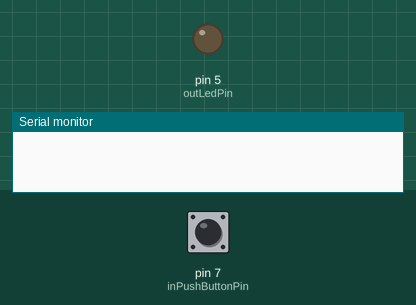
Bench run of a sketch on a simulated Arduino Uno, built with avr-gcc and run on an emulated ATmega328P. Parts: output pins drawn as LEDs (lit = HIGH), the last lines printed to the serial monitor. Dashed ring = blinking. The inputs (shaded band) are chosen by the test bench; at power-on: pin 7 (inPushButtonPin) HIGH.

Above: at 1.2 s.
1.3 s: pin 7 (inPushButtonPin) pulled LOW for 0.15 s
At 1.55 s:
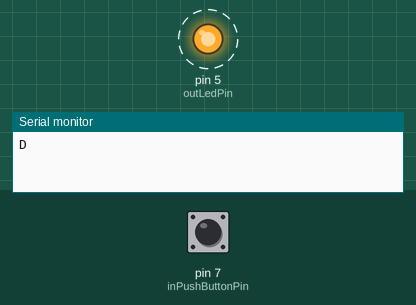
4.3 s: pin 7 (inPushButtonPin) pulled LOW for 1 s
6.8 s: pin 7 (inPushButtonPin) pulled LOW for 3.2 s
At 7.05 s:
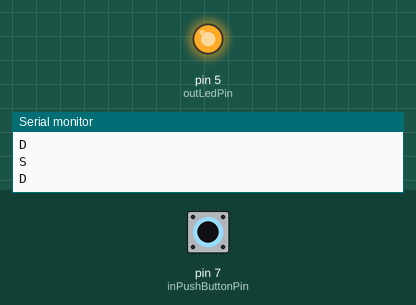
Timing chart, 0 to 11.3 s (numbered marks = the images above; inputs shaded):
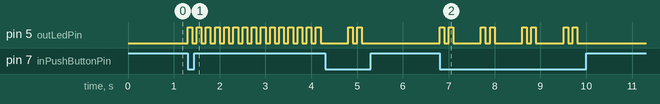

Measured:
- after the input at 1.3 s, pin 5 (outLedPin): alternates HIGH for 0.10 s and LOW for 0.10 s, starting at once
- after the input at 6.8 s, pin 5 (outLedPin): LOW → HIGH at once, then repeats every 0.90 s: LOW 0.10 s, HIGH 0.10 s, LOW 0.60 s, HIGH 0.10 s, until it stays LOW from 9.8 s

The sketch:

podio_control.pde
```cpp
int outLedPin = 5;
int inPushButtonPin = 7;
int incomingByte;

int currentPushButtonValue;

int podioState = LOW;
int podioDownloadingState = LOW;

long lastButtonPressTime = 0;
long debounce = 300;   // the debounce time, increase if the output flickers

void setup()
{
  pinMode(outLedPin, OUTPUT);
  pinMode(inPushButtonPin, INPUT);
  Serial.begin(9600);

  digitalWrite(outLedPin, podioState);
}

void loop()
{
 currentPushButtonValue = digitalRead(inPushButtonPin);

  boolean pushButtonWasPressed = currentPushButtonValue == LOW && millis() - lastButtonPressTime > debounce;
  if (pushButtonWasPressed)
  {
    if (podioState == LOW)
    {
      podioState = HIGH;
      startInitialDownload();
    }
    else
    {
      stopRadioFromPlaying();
      podioState = LOW;
      stopAnyOngoingDownloads();
    }

    lastButtonPressTime = millis();
  }

  detectAnyCompletedDownloads();

  boolean isDownloading = (podioState == HIGH && podioDownloadingState == HIGH);
  indicateDownloadingState(isDownloading);

  boolean isDownloadingComplete = (podioState == HIGH && podioDownloadingState == LOW);
  indicateDownloadingCompleteState(isDownloadingComplete);

  boolean isOff = (podioState == LOW);
  indicateOffState(isOff);
}

void startInitialDownload()
{
  podioDownloadingState = HIGH;
  Serial.println("D");
}

void stopRadioFromPlaying()
{
  Serial.println("S");
  delay(200);
}

void stopAnyOngoingDownloads()
{
  podioDownloadingState = LOW;
}

void detectAnyCompletedDownloads()
{
  if (podioDownloadingState == HIGH)
  {
    if (Serial.available() > 0)
    {
      incomingByte = Serial.read();
      if (incomingByte == 'C') podioDownloadingState = LOW;
    }
  }
}

void indicateDownloadingState(boolean isDownloading)
{
  if (isDownloading) blink();
}

void indicateDownloadingCompleteState(boolean isDownloadingComplete)
{
  if(isDownloadingComplete) digitalWrite(outLedPin, HIGH);
}

void indicateOffState(boolean isOff)
{
  if(isOff) digitalWrite(outLedPin, LOW);
}

void blink()
{
  digitalWrite(outLedPin, HIGH);
  delay(100);
  digitalWrite(outLedPin, LOW);
  delay(100);
}
```

podio_control.cpp
```cpp
#include "WProgram.h"
void setup();
void loop();
void startInitialDownload();
void stopRadioFromPlaying();
void stopAnyOngoingDownloads();
void detectAnyCompletedDownloads();
void indicateDownloadingState(boolean isDownloading);
void indicateDownloadingCompleteState(boolean isDownloadingComplete);
void indicateOffState(boolean isOff);
void blink();
int outLedPin = 5;
int inPushButtonPin = 7;
int incomingByte;

int currentPushButtonValue;

int podioState = LOW;
int podioDownloadingState = LOW;

long lastButtonPressTime = 0;
long debounce = 300;   // the debounce time, increase if the output flickers

void setup()
{
  pinMode(outLedPin, OUTPUT);
  pinMode(inPushButtonPin, INPUT);
  Serial.begin(9600);

  digitalWrite(outLedPin, podioState);
}

void loop()
{
 currentPushButtonValue = digitalRead(inPushButtonPin);

  boolean pushButtonWasPressed = currentPushButtonValue == LOW && millis() - lastButtonPressTime > debounce;
  if (pushButtonWasPressed)
  {
    if (podioState == LOW)
    {
      podioState = HIGH;
      startInitialDownload();
    }
    else
    {
      stopRadioFromPlaying();
      podioState = LOW;
      stopAnyOngoingDownloads();
    }

    lastButtonPressTime = millis();
  }

  detectAnyCompletedDownloads();

  boolean isDownloading = (podioState == HIGH && podioDownloadingState == HIGH);
  indicateDownloadingState(isDownloading);

  boolean isDownloadingComplete = (podioState == HIGH && podioDownloadingState == LOW);
  indicateDownloadingCompleteState(isDownloadingComplete);

  boolean isOff = (podioState == LOW);
  indicateOffState(isOff);
}

void startInitialDownload()
{
  podioDownloadingState = HIGH;
  Serial.println("D");
}

void stopRadioFromPlaying()
{
  Serial.println("S");
  delay(200);
}

void stopAnyOngoingDownloads()
{
  podioDownloadingState = LOW;
}

void detectAnyCompletedDownloads()
{
  if (podioDownloadingState == HIGH)
  {
    if (Serial.available() > 0)
    {
      incomingByte = Serial.read();
      if (incomingByte == 'C') podioDownloadingState = LOW;
    }
  }
}

void indicateDownloadingState(boolean isDownloading)
{
  if (isDownloading) blink();
}

void indicateDownloadingCompleteState(boolean isDownloadingComplete)
{
  if(isDownloadingComplete) digitalWrite(outLedPin, HIGH);
}

void indicateOffState(boolean isOff)
{
  if(isOff) digitalWrite(outLedPin, LOW);
}

void blink()
{
  digitalWrite(outLedPin, HIGH);
  delay(100);
  digitalWrite(outLedPin, LOW);
  delay(100);
}

int main(void)
{
	init();

	setup();

	for (;;)
		loop();

	return 0;
}
```
